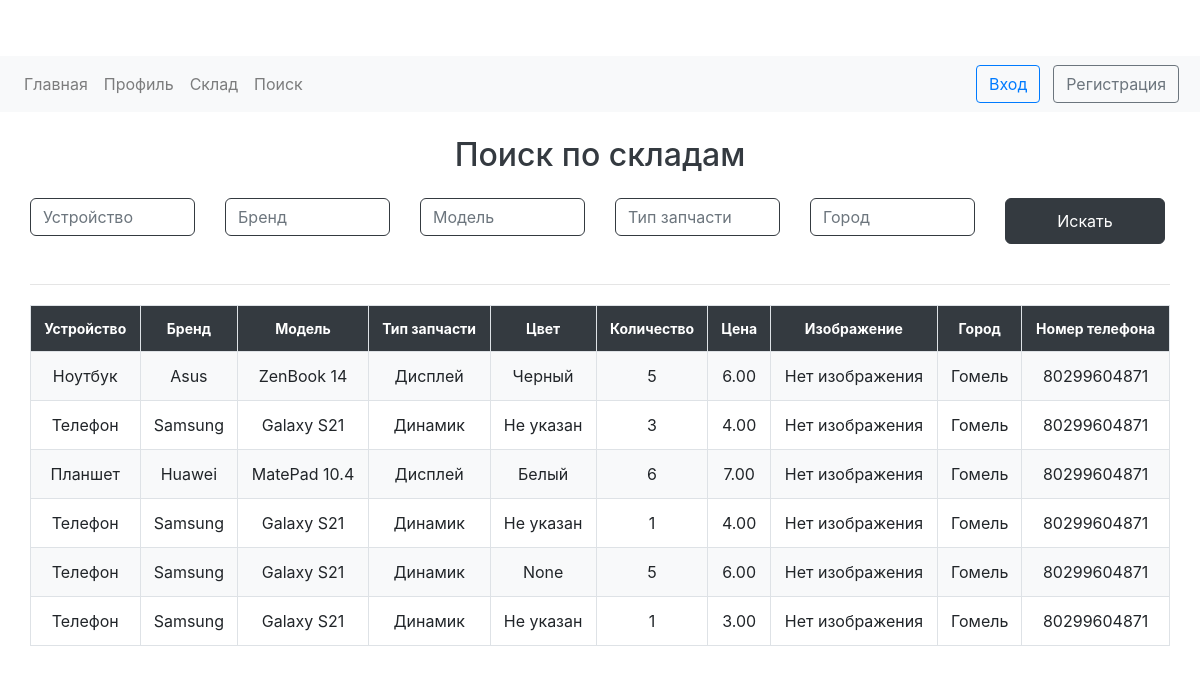
The page /search/ on the database as committed earlier.
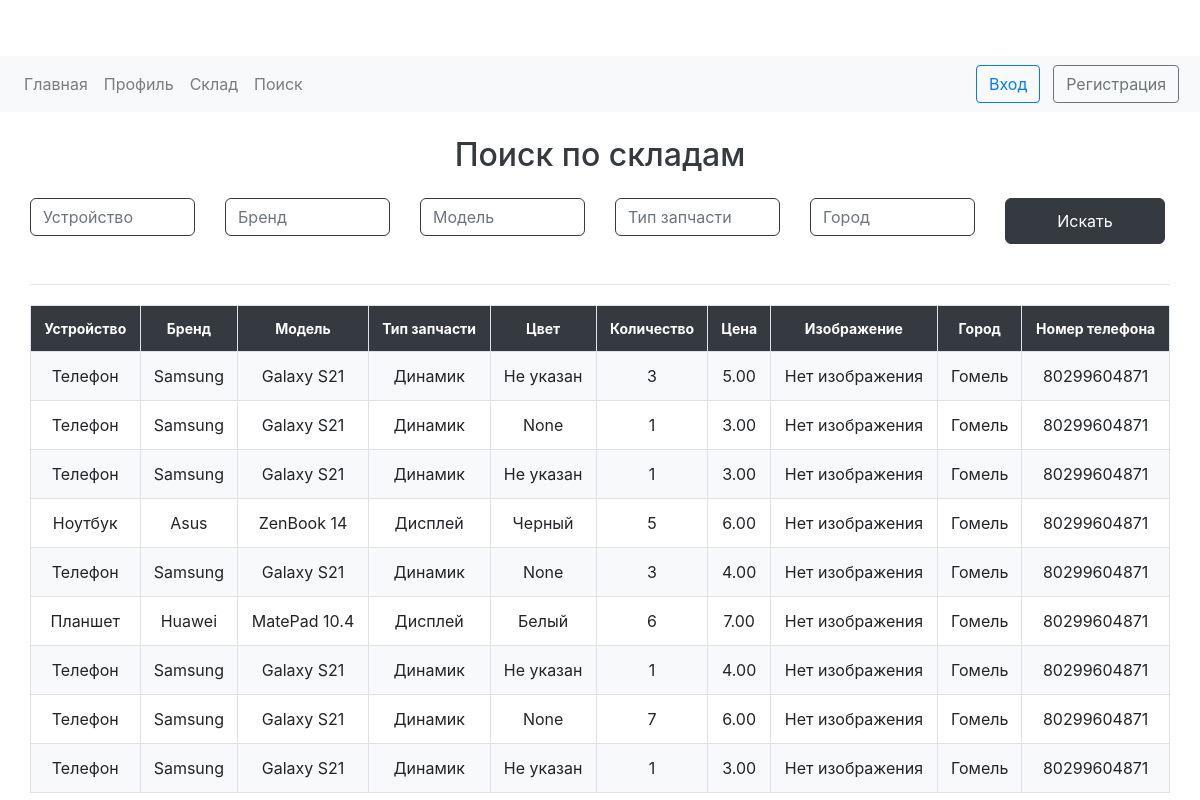
The same page on the database as committed later.
### warehouse/models.py (models this page shows, shortened)
class Part(models.Model):
    user = models.ForeignKey(User, on_delete=models.CASCADE)
    device = models.CharField(max_length=100)
    brand = models.CharField(max_length=100)
    model = models.CharField(max_length=100)
    part_type = models.CharField(max_length=100)
    color = models.CharField(max_length=50, blank=True, null=True)
    quantity = models.IntegerField()
    price = models.DecimalField(max_digits=10, decimal_places=2)
    created_at = models.DateTimeField(auto_now_add=True)  # Установи auto_now_add=True

### user_profile/models.py (models this page shows, shortened)
class Profile(models.Model):
    user = models.OneToOneField(User, on_delete=models.CASCADE)
    phone = models.CharField(max_length=15)
    city = models.CharField(max_length=100)

### warehouse/views.py (the view)
# urls.py: path('search/', views.search, name='search'),
def search(request):
    query = request.GET.get('q')
    brand = request.GET.get('brand')
    model = request.GET.get('model')
    part_type = request.GET.get('part_type')
    color = request.GET.get('color')
    city = request.GET.get('city')
    results = Part.objects.all().order_by('-created_at')  # Ordering by creation time
    if query:
        results = results.filter(device__icontains=query)
    if brand:
        results = results.filter(brand__icontains=brand)
    if model:
        results = results.filter(model__icontains=model)
    if part_type:
        results = results.filter(part_type__icontains=part_type)
    if color:
        results = results.filter(color__icontains=color)
    if city:
        results = results.filter(user__profile__city__icontains=city)
    return render(request, 'warehouse/search.html', {'results': results})

### myproject/warehouse/templates/warehouse/search.html (shortened to what this page needs)
{% extends 'warehouse/base.html' %}
{% block content %}
    <div class="container">
        <h2 class="my-4 text-center text-dark">Поиск по складам</h2>
        <form method="GET" action="{% url 'search' %}" class="mb-4">
            <div class="row">
                <div class="col-md-2 mb-3">
                    <input type="text" name="q" id="device" class="form-control border-dark" placeholder="Устройство" value="{{ request.GET.q }}" list="device-list">
                </div>
                <div class="col-md-2 mb-3">
                    <input type="text" name="brand" id="brand" class="form-control border-dark" placeholder="Бренд" value="{{ request.GET.brand }}" list="brand-list">
                </div>
                <div class="col-md-2 mb-3">
                    <input type="text" name="model" id="model" class="form-control border-dark" placeholder="Модель" value="{{ request.GET.model }}" list="model-list">
                </div>
                <div class="col-md-2 mb-3">
                    <input type="text" name="part_type" id="part_type" class="form-control border-dark" placeholder="Тип запчасти" value="{{ request.GET.part_type }}" list="part-type-list">
                </div>
                <div class="col-md-2 mb-3">
                    <input type="text" name="city" class="form-control border-dark" placeholder="Город" value="{{ request.GET.city }}">
                </div>
                <div class="col-md-2 d-flex align-items-end mb-3">
                    <button type="submit" class="btn btn-dark btn-block text-white">Искать</button>
                </div>
            </div>
        </form>
        <hr>
        <table>
            <tr>
                <th>Устройство</th>
                <th>Бренд</th>
                <th>Модель</th>
                <th>Тип запчасти</th>
                <th>Цвет</th>
                <th>Количество</th>
                <th>Цена</th>
                <th>Изображение</th>
                <th>Город</th>
                <th>Номер телефона</th>
            </tr>
            {% for result in results %}
            <tr>
                <td>{{ result.device }}</td>
                <td>{{ result.brand }}</td>
                <td>{{ result.model }}</td>
                <td>{{ result.part_type }}</td>
                <td>{{ result.color|default:"Не указан" }}</td>
                <td>{{ result.quantity }}</td>
                <td>{{ result.price }}</td>
                <td>
                    {% if result.image %}
                        <img src="{{ result.image.url }}" alt="Изображение запчасти">
                    {% else %}
                        Нет изображения
                    {% endif %}
                </td>
                <td>{{ result.user.profile.city }}</td>
                <td>{{ result.user.profile.phone }}</td>
            </tr>
            {% endfor %}
        </table>
    </div>
{% endblock %}

Rows that differ between the two databases and show on the page:
added Part: device "Телефон", brand "Samsung", model "Galaxy S21", part_type "Динамик", color "Не указан", quantity "3", price "5.00", user.profile.city "Гомель", user.profile.phone "80299604871"
added Part: device "Телефон", brand "Samsung", model "Galaxy S21", part_type "Динамик", color "None", quantity "1", price "3.00", user.profile.city "Гомель", user.profile.phone "80299604871"
added Part: device "Телефон", brand "Samsung", model "Galaxy S21", part_type "Динамик", color "Не указан", quantity "1", price "3.00", user.profile.city "Гомель", user.profile.phone "80299604871"
changed Part (number 5 of 9 on the later page): color "Не указан" → "None"
changed Part (number 8 of 9 on the later page): quantity "5" → "7"
